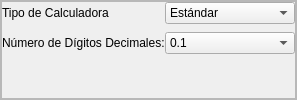
       <widget class="QFrame" name="frameOptions">
        <property name="frameShape">
         <enum>QFrame::Shape::StyledPanel</enum>
        </property>
        <property name="frameShadow">
         <enum>QFrame::Shadow::Raised</enum>
        </property>
        <layout class="QVBoxLayout" name="verticalLayout">
         <property name="leftMargin">
          <number>0</number>
         </property>
         <property name="topMargin">
          <number>0</number>
         </property>
         <property name="rightMargin">
          <number>0</number>
         </property>
         <property name="bottomMargin">
          <number>0</number>
         </property>
         <item>
          <widget class="QFrame" name="frameType">
           <property name="frameShape">
            <enum>QFrame::Shape::StyledPanel</enum>
           </property>
           <property name="frameShadow">
            <enum>QFrame::Shadow::Raised</enum>
           </property>
           <layout class="QFormLayout" name="formLayout">
            <property name="horizontalSpacing">
             <number>0</number>
            </property>
            <property name="verticalSpacing">
             <number>8</number>
            </property>
            <property name="leftMargin">
             <number>0</number>
            </property>
            <property name="topMargin">
             <number>0</number>
            </property>
            <property name="rightMargin">
             <number>0</number>
            </property>
            <property name="bottomMargin">
             <number>0</number>
            </property>
            <item row="2" column="0">
             <widget class="QLabel" name="lbl_Type">
              <property name="text">
               <string>Tipo de Calculadora</string>
              </property>
              <property name="wordWrap">
               <bool>false</bool>
              </property>
             </widget>
            </item>
            <item row="3" column="0">
             <widget class="QLabel" name="lbl_digit">
              <property name="text">
               <string>Número de Dígitos Decimales:</string>
              </property>
             </widget>
            </item>
            <item row="3" column="1">
             <widget class="QComboBox" name="comboBoxDigit">
              <property name="type" stdset="0">
               <string>combo-box</string>
              </property>
              <item>
               <property name="text">
                <string>0.1</string>
               </property>
              </item>
              <item>
               <property name="text">
                <string>0.12</string>
               </property>
              </item>
              <item>
               <property name="text">
                <string>0.123</string>
               </property>
              </item>
              <item>
               <property name="text">
                <string>0.1234</string>
               </property>
              </item>
              <item>
               <property name="text">
                <string>0.12345</string>
               </property>
              </item>
             </widget>
            </item>
            <item row="2" column="1">
             <widget class="QComboBox" name="comboBoxType">
              <property name="type" stdset="0">
               <string>combo-box</string>
              </property>
              <item>
               <property name="text">
                <string>Estándar</string>
               </property>
              </item>
              <item>
               <property name="text">
                <string>Formula De Japon</string>
               </property>
              </item>
             </widget>
            </item>
           </layout>
          </widget>
         </item>
        </layout>
       </widget>
